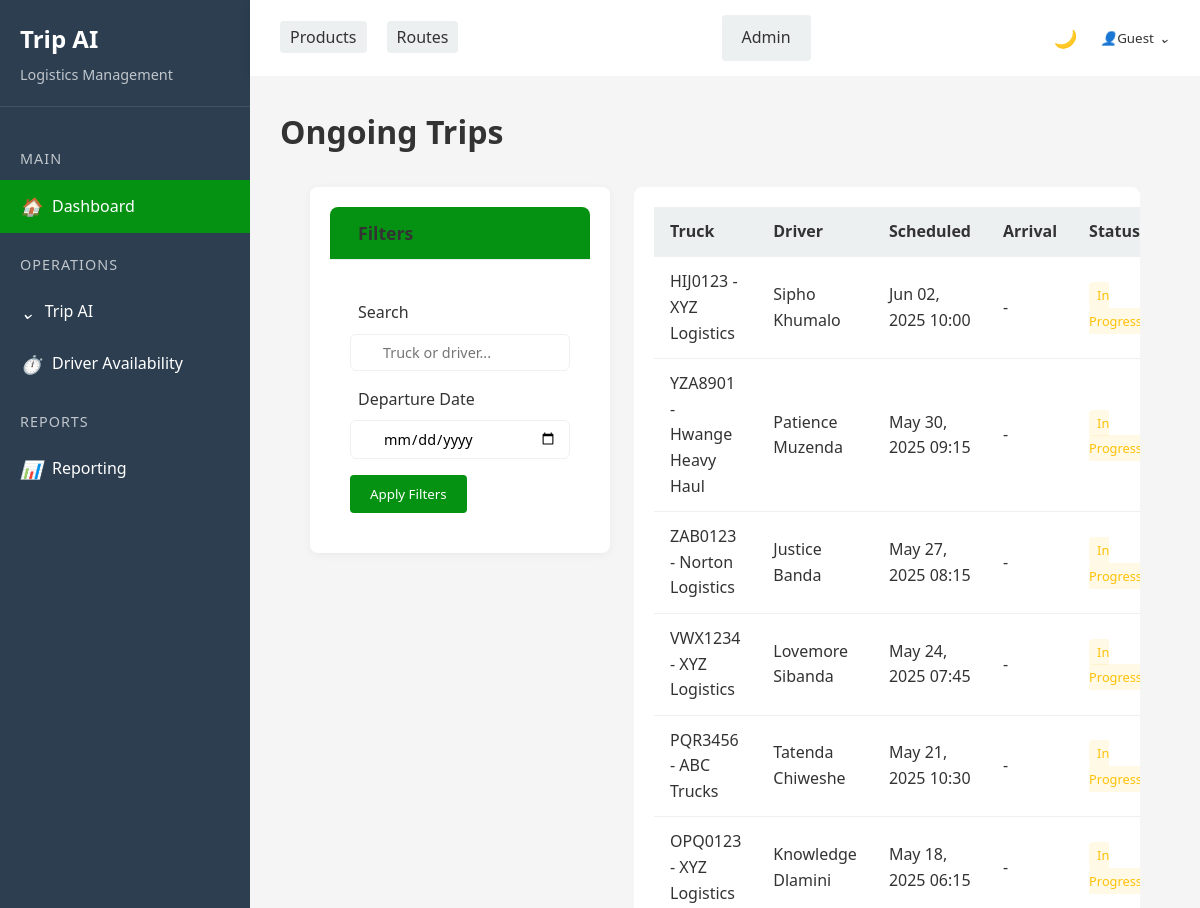
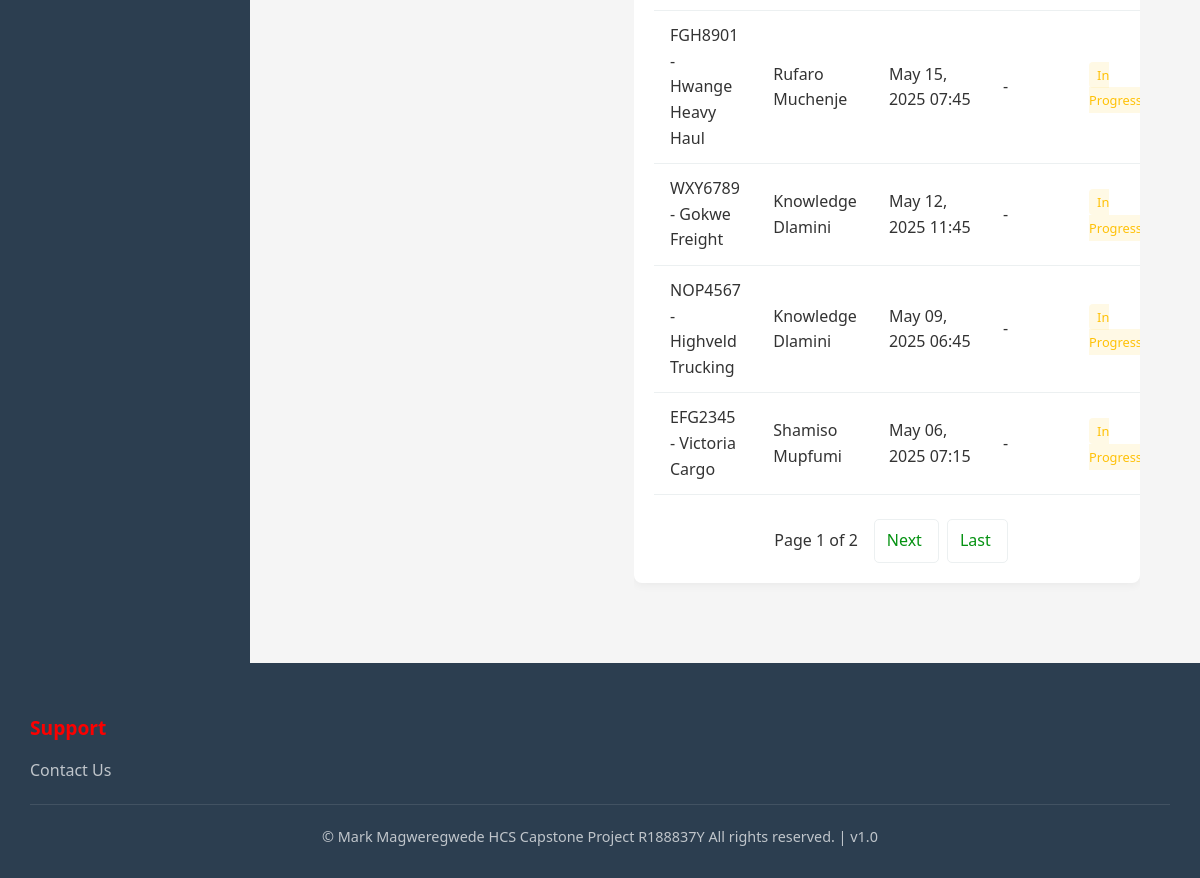
Page /app/trip/ on the earlier database version (2 pictures, top to bottom).
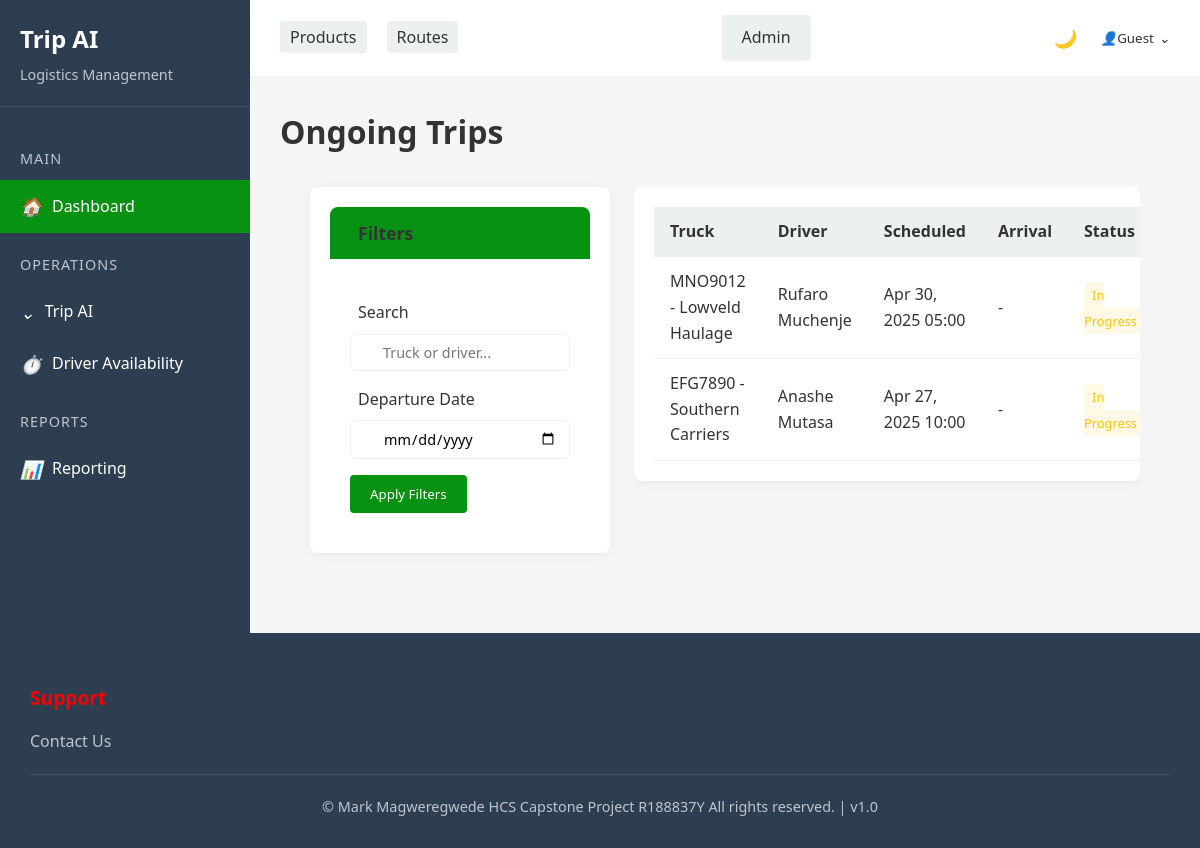
Same page on the later database version.
### triplog/models.py (models this page shows, shortened)
class Trip(models.Model):
    truck = models.ForeignKey(Truck, on_delete=models.CASCADE, related_name="trips")
    driver = models.ForeignKey(Driver, on_delete=models.CASCADE, related_name="trips")
    departure_time = models.DateTimeField()
    arrival_time = models.DateTimeField(null=True, blank=True)
    status = models.CharField(max_length=20, choices=[("Ongoing", "Ongoing"), ("Completed", "Completed")], default="Ongoing")
    clerk = models.ForeignKey("auth.User",on_delete=models.CASCADE)
    def get_absolute_url(self):
        return reverse("trip_detail", kwargs={"pk": self.pk})

class Truck(models.Model):
    plate_number = models.CharField(max_length=7, unique=True)
    capacity_kg = models.FloatField()
    truck_company = models.ForeignKey(TruckCompany, on_delete=models.CASCADE, related_name="trucks")
    status = models.CharField(max_length=50, choices=[("Active", "Active"),("In Use", "In Use"),("Maintenance", "Maintenance")])
    def __str__(self):
        return f"{self.plate_number} - {self.truck_company.name}"

class TruckCompany(models.Model):
    name = models.CharField(max_length=255)
    contact = models.CharField(max_length=20)
    email = models.CharField(max_length=30)
    address = models.CharField(max_length=255)

class Driver(models.Model):
    name = models.CharField(max_length=255)
    license_number = models.CharField(max_length=10, unique=True)
    assigned_truck = models.OneToOneField(
        Truck, on_delete=models.SET_NULL, null=True, blank=True,unique=True)
    contact = models.CharField(max_length=10)
    def __str__(self):
        return self.name

### triplog/views.py (the view)
# urls.py: path("trip/", TripListView.as_view(), name="trip_list"),
class TripListView(ListView):
    model = Trip
    template_name = "trip/trip_list.html"
    context_object_name = "trip_list"
    paginate_by = 10
    def get_queryset(self):
        queryset = super().get_queryset()
        queryset = queryset.filter(status="Ongoing")
        search_query = self.request.GET.get('search')
        if search_query:
            queryset = queryset.filter(
                Q(truck__plate_number__icontains=search_query) |
                Q(driver__name__icontains=search_query)
            )
        departure_date = self.request.GET.get('departure_date')
        if departure_date:
            try:
                date_obj = datetime.strptime(departure_date, '%Y-%m-%d').date()
                queryset = queryset.filter(departure_time__date=date_obj)
            except ValueError:
                pass
        if self.request.GET.get('sort') == 'departure_time':
            queryset = queryset.order_by('departure_time')
        else:
            queryset = queryset.order_by('-departure_time')  # newest first by default
        return queryset.select_related('truck', 'driver')
    def get_context_data(self, **kwargs):
        context = super().get_context_data(**kwargs)
        context['status'] = "ongoing"
        return context

### templates/trip/trip_list.html (shortened to what the changed rows need)
{% extends 'base.html' %}
{% block content %}
<h1>Ongoing Trips</h1>
<div class="content-area">
    <div class="trips-layout">
        <div class="filters-column">
            <div class="card filter-card">
                <div class="card-header">
                    <h2> Filters</h2>
                </div>
            </div>
        </div>
        <div class="table-column">
            <div class="card">
                <div class="card-body">
                    <div class="table-responsive">
                        <table class="trip-table">
                            <thead>
                                <tr>
                                    <th>Truck</th>
                                    <th>Driver</th>
                                    <th>Scheduled
                                    </th>
                                    <th>Arrival</th>
                                    <th>Status</th>
                                </tr>
                            </thead>
                            <tbody>
                                {% for trip in trip_list %}
                                <tr class="clickable-row" data-href="{{ trip.get_absolute_url }}">
                                    <td>
                                        <a href="{{ trip.get_absolute_url }}" class="trip-link">
                                             {{ trip.truck }}
                                        </a>
                                    </td>
                                    <td>
                                         {{ trip.driver }}
                                    </td>
                                    <td>{{ trip.departure_time|date:"M d, Y H:i" }}</td>
                                    <td>{{ trip.arrival_time|date:"M d, Y H:i"|default:"-" }}</td>
                                    <td>
                                        <span
                                            class="status-badge {% if trip.arrival_time %}completed{% else %}in-progress{% endif %}">
                                            {% if trip.arrival_time %}Completed{% else %}In Progress{% endif %}
                                        </span>
                                    </td>
                                </tr>
                                {% endfor %}
                            </tbody>
                        </table>
                    </div>
                    {% if is_paginated %}
                    <div class="pagination">
                        <div class="pagination-links">
                            <span class="current-page">
                                Page {{ page_obj.number }} of {{ page_obj.paginator.num_pages }}
                            </span>
                            {% if page_obj.has_next %}
                            <a href="?page={{ page_obj.next_page_number }}"
                                class="page-link">
                                Next
                            </a>
                            <a href="?page={{ page_obj.paginator.num_pages }}"
                                class="page-link">
                                Last
                            </a>
                            {% endif %}
                        </div>
                    </div>
                    {% endif %}
                </div>
            </div>
        </div>
    </div>
</div>
{% endblock %}

Differences in the rows shown:
no longer on this page (row edited): Trip: truck "HIJ0123 - XYZ Logistics", driver "Sipho Khumalo", departure_time "Jun 02, 2025 10:00", arrival_time "-", shows "In…"
no longer on this page (row edited): Trip: truck "YZA8901 - Hwange Heavy Haul", driver "Patience Muzenda", departure_time "May 30, 2025 09:15", arrival_time "-", shows "In…"
no longer on this page (row edited): Trip: truck "ZAB0123 - Norton Logistics", driver "Justice Banda", departure_time "May 27, 2025 08:15", arrival_time "-", shows "In…"
no longer on this page (row edited): Trip: truck "VWX1234 - XYZ Logistics", driver "Lovemore Sibanda", departure_time "May 24, 2025 07:45", arrival_time "-", shows "In…"
no longer on this page (row edited): Trip: truck "PQR3456 - ABC Trucks", driver "Tatenda Chiweshe", departure_time "May 21, 2025 10:30", arrival_time "-", shows "In…"
no longer on this page (row edited): Trip: truck "OPQ0123 - XYZ Logistics", driver "Knowledge Dlamini", departure_time "May 18, 2025 06:15", arrival_time "-", shows "In…"
no longer on this page (row edited): Trip: truck "FGH8901 - Hwange Heavy Haul", driver "Rufaro Muchenje", departure_time "May 15, 2025 07:45", arrival_time "-", shows "In…"
no longer on this page (row edited): Trip: truck "WXY6789 - Gokwe Freight", driver "Knowledge Dlamini", departure_time "May 12, 2025 11:45", arrival_time "-", shows "In…"
no longer on this page (row edited): Trip: truck "NOP4567 - Highveld Trucking", driver "Knowledge Dlamini", departure_time "May 09, 2025 06:45", arrival_time "-", shows "In…"
no longer on this page (row edited): Trip: truck "EFG2345 - Victoria Cargo", driver "Shamiso Mupfumi", departure_time "May 06, 2025 07:15", arrival_time "-", shows "In…"
now on this page (row unchanged): Trip: truck "MNO9012 - Lowveld Haulage", driver "Rufaro Muchenje", departure_time "Apr 30, 2025 05:00", arrival_time "-", shows "In Progress"
now on this page (row unchanged): Trip: truck "EFG7890 - Southern Carriers", driver "Anashe Mutasa", departure_time "Apr 27, 2025 10:00", arrival_time "-", shows "In Progress"
Other differences:
{{ page_obj.number }}: "1" → (not shown)
{{ page_obj.paginator.num_pages }}: "2" → (not shown)
text no longer shown: "Page of Next Last"
